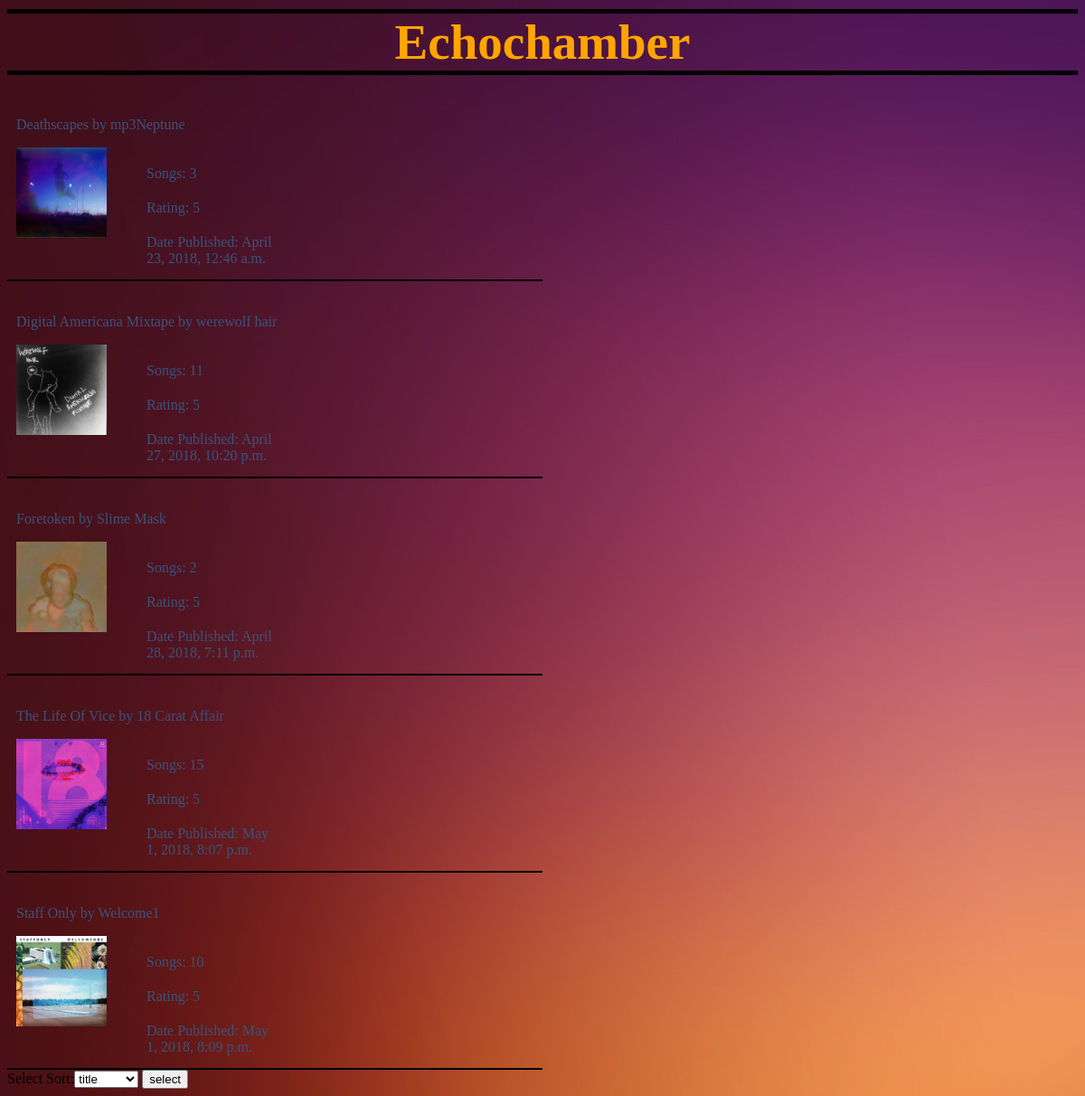
/review/, run on the app's committed database.
### review/models.py (models this page shows, shortened)
class Album(models.Model):
	author = models.ForeignKey(Artist, on_delete=models.CASCADE)
	title = models.CharField(max_length=60,default='DEFAULT_TITLE')
	songamount = models.IntegerField()
	rating = models.IntegerField()
	cover = models.FileField(null = True, blank = True)
	pubdate = models.DateTimeField('date published')
	slug = models.SlugField()

class Artist(models.Model):
    name = models.CharField(max_length=30)
    def __str__(self):
        return self.name

### review/views.py (the view)
# urls.py: path('', views.IndexView.as_view(), name='index'),
class IndexView(generic.ListView, FormMixin):
	template_name = 'review/index.html'
	context_object_name = 'AlbumList'
	form_class = ListForm
	def get_queryset(self):
		query = self.request.GET.get('listselect')
		result = Album.objects.all()
		if query == '1':
			result = Album.objects.order_by('title')[:5]
		if query == '2':
			result = Album.objects.order_by(Lower('author__name'))[:5]
		if query == '3':
			result = Album.objects.order_by('-pubdate')[:5]
		return result

### review/forms.py
class ListForm(forms.Form):
	listselect = forms.ChoiceField(label='Select Sort', choices=CHOICES , initial = '1')

### review/templates/review/index.html (shortened to what this page needs)
{% load static %}
{% load custom_tags %}
<!DOCTYPE html>
<html>
 <head>
  <link rel="stylesheet" type="text/css" href="{% static 'review/styleindex.css' %}" />
 </head>
 <body>
  <header>
   <section id = "showcase">
   <h1>Echochamber</h1>
   </section>
  </header>
   {% for Album in AlbumList %}
   <section id = "list">
    <p>{{Album.title}} by {{Album.author}}</p>
	<a href = '{{Album.title}}'>
	 <img src="{{ Album.cover.url }}" class = "cover" width="100" height = "100" >
	</a>
	<ul>
	 <li>Songs: {{Album.songamount}}</li>
	 <li>Rating: {{Album.rating}}</li>
	 <li>Date Published: {{Album.pubdate}} </li>
    </ul>
   </section>
   {% endfor %}
   <section id = buttons>
    <form action ='' method="get">
	{{form}}
	<input type="submit" value="select">
	</form>
   </section>
 </body>
</html>

### review/static/review/styleindex.css (style rules this page uses)
body { background-image: url("c10.jpg"); }
#showcase h1 { border-bottom: black 5px solid; border-top : black 5px solid; margin-top: 10px; font-size: 55px; margin-bottom: 10px; text-align: center; color: orange; }
#list { color: #3a537a; width: 50%; padding-top: 20px; border-bottom: 2px solid black; }
#list ul { list-style: none; display: inline-block; }
#list li { width:150px; height:30px; padding:4px; }
#list p { padding-left: 10px; }
#list .cover { float: left; padding-left: 10px; }

### data on the page
Album: title "Deathscapes", author "mp3Neptune", cover (picture), songamount "3", rating "5", pubdate "April 23, 2018, 12:46 a.m."
Album: title "Digital Americana Mixtape", author "werewolf hair", cover (picture), songamount "11", rating "5", pubdate "April 27, 2018, 10:20 p.m."
Album: title "Foretoken", author "Slime Mask", cover (picture), songamount "2", rating "5", pubdate "April 28, 2018, 7:11 p.m."
Album: title "The Life Of Vice", author "18 Carat Affair", cover (picture), songamount "15", rating "5", pubdate "May 1, 2018, 8:07 p.m."
Album: title "Staff Only", author "Welcome1", cover (picture), songamount "10", rating "5", pubdate "May 1, 2018, 8:09 p.m."
